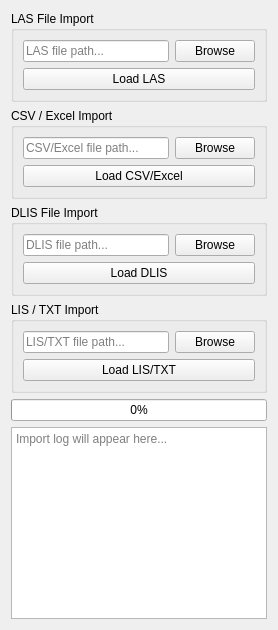
<widget class="QWidget" name="dataImportTab">
<layout class="QVBoxLayout" name="importVLayout">
<item><widget class="QGroupBox" name="lasImportGroup">
<property name="title"><string>LAS File Import</string></property>
<layout class="QVBoxLayout" name="lasVLayout">
<item><layout class="QHBoxLayout" name="lasPathLayout">
<item><widget class="QLineEdit" name="lasPathEdit">
<property name="placeholderText"><string>LAS file path...</string></property>
<property name="toolTip"><string>Path to LAS file</string></property>
</widget></item>
<item><widget class="QPushButton" name="lasBrowseBtn">
<property name="text"><string>Browse</string></property>
<property name="toolTip"><string>Browse for LAS file</string></property>
</widget></item>
</layout></item>
<item><widget class="QPushButton" name="lasLoadBtn">
<property name="text"><string>Load LAS</string></property>
<property name="toolTip"><string>Load the selected LAS file</string></property>
</widget></item>
</layout>
</widget></item>
<item><widget class="QGroupBox" name="csvImportGroup">
<property name="title"><string>CSV / Excel Import</string></property>
<layout class="QVBoxLayout" name="csvVLayout">
<item><layout class="QHBoxLayout" name="csvPathLayout">
<item><widget class="QLineEdit" name="csvPathEdit">
<property name="placeholderText"><string>CSV/Excel file path...</string></property>
<property name="toolTip"><string>Path to CSV or Excel file</string></property>
</widget></item>
<item><widget class="QPushButton" name="csvBrowseBtn">
<property name="text"><string>Browse</string></property>
<property name="toolTip"><string>Browse for CSV/Excel file</string></property>
</widget></item>
</layout></item>
<item><widget class="QPushButton" name="csvLoadBtn">
<property name="text"><string>Load CSV/Excel</string></property>
<property name="toolTip"><string>Load the selected CSV or Excel file</string></property>
</widget></item>
</layout>
</widget></item>
<item><widget class="QGroupBox" name="dlisImportGroup">
<property name="title"><string>DLIS File Import</string></property>
<layout class="QVBoxLayout" name="dlisVLayout">
<item><layout class="QHBoxLayout" name="dlisPathLayout">
<item><widget class="QLineEdit" name="dlisPathEdit">
<property name="placeholderText"><string>DLIS file path...</string></property>
<property name="toolTip"><string>Path to DLIS file</string></property>
</widget></item>
<item><widget class="QPushButton" name="dlisBrowseBtn">
<property name="text"><string>Browse</string></property>
<property name="toolTip"><string>Browse for DLIS file</string></property>
</widget></item>
</layout></item>
<item><widget class="QPushButton" name="dlisLoadBtn">
<property name="text"><string>Load DLIS</string></property>
<property name="toolTip"><string>Load the selected DLIS file</string></property>
</widget></item>
</layout>
</widget></item>
<item><widget class="QGroupBox" name="lisImportGroup">
<property name="title"><string>LIS / TXT Import</string></property>
<layout class="QVBoxLayout" name="lisVLayout">
<item><layout class="QHBoxLayout" name="lisPathLayout">
<item><widget class="QLineEdit" name="lisPathEdit">
<property name="placeholderText"><string>LIS/TXT file path...</string></property>
<property name="toolTip"><string>Path to LIS or TXT file</string></property>
</widget></item>
<item><widget class="QPushButton" name="lisBrowseBtn">
<property name="text"><string>Browse</string></property>
<property name="toolTip"><string>Browse for LIS/TXT file</string></property>
</widget></item>
</layout></item>
<item><widget class="QPushButton" name="lisLoadBtn">
<property name="text"><string>Load LIS/TXT</string></property>
<property name="toolTip"><string>Load the selected LIS or TXT file</string></property>
</widget></item>
</layout>
</widget></item>
<item><widget class="QProgressBar" name="importProgressBar">
<property name="value"><number>0</number></property>
<property name="toolTip"><string>Import progress</string></property>
</widget></item>
<item><widget class="QTextEdit" name="importLogText">
<property name="readOnly"><bool>true</bool></property>
<property name="toolTip"><string>Import log messages</string></property>
<property name="placeholderText"><string>Import log will appear here...</string></property>
</widget></item>
</layout>
<attribute name="title"><string>Data Import</string></attribute></widget>
